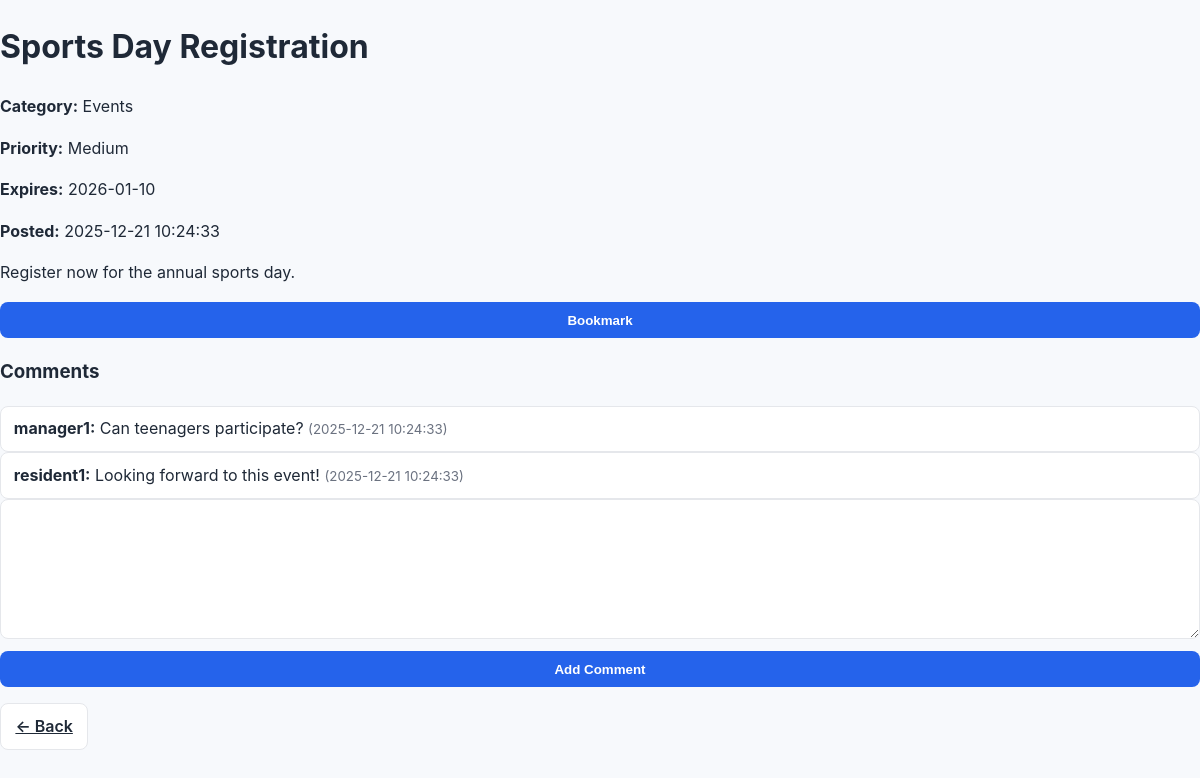
The app's page /view-notice.php?id=3 (signed in) with its own data.
### tables this page shows
CREATE TABLE notices (
  notice_id INT AUTO_INCREMENT PRIMARY KEY,
  title VARCHAR(150) NOT NULL,
  content TEXT NOT NULL,
  category_id INT NOT NULL,
  priority ENUM('High','Medium','Low') DEFAULT 'Low',
  user_id INT NOT NULL,
  expiry_date DATE NULL,
  views INT DEFAULT 0,
  created_at DATETIME DEFAULT CURRENT_TIMESTAMP,
  FOREIGN KEY (category_id) REFERENCES categories(category_id),
  FOREIGN KEY (user_id) REFERENCES users(user_id)
);

CREATE TABLE categories (
  category_id INT AUTO_INCREMENT PRIMARY KEY,
  name VARCHAR(50) UNIQUE NOT NULL,
  description VARCHAR(255),
  color_code VARCHAR(7) DEFAULT '#888888'
);

CREATE TABLE comments (
  comment_id INT AUTO_INCREMENT PRIMARY KEY,
  notice_id INT NOT NULL,
  user_id INT NOT NULL,
  content TEXT NOT NULL,
  status ENUM('pending','approved','rejected') DEFAULT 'pending',
  created_at DATETIME DEFAULT CURRENT_TIMESTAMP,
  FOREIGN KEY (notice_id) REFERENCES notices(notice_id),
  FOREIGN KEY (user_id) REFERENCES users(user_id)
);

CREATE TABLE users (
  user_id INT AUTO_INCREMENT PRIMARY KEY,
  username VARCHAR(50) UNIQUE NOT NULL,
  email VARCHAR(100) UNIQUE NOT NULL,
  password VARCHAR(255) NOT NULL,
  role ENUM('resident','manager','admin') DEFAULT 'resident',
  status ENUM('pending','active','disabled') DEFAULT 'pending',
  remember_token VARCHAR(255) NULL,
  created_at DATETIME DEFAULT CURRENT_TIMESTAMP
);

### includes/database.php (called while the page is built, shortened)
<?php
class Database {
    private static $instance = null;
    private $pdo;
    private function __construct() {
        $dsn = 'mysql:host=' . DB_HOST . ';dbname=' . DB_NAME . ';charset=utf8mb4';
        $options = [
            PDO::ATTR_ERRMODE            => PDO::ERRMODE_EXCEPTION,
            PDO::ATTR_DEFAULT_FETCH_MODE => PDO::FETCH_ASSOC,
            PDO::ATTR_EMULATE_PREPARES   => false,
        ];
        $this->pdo = new PDO($dsn, DB_USER, DB_PASS, $options);
    }
    public static function getInstance(): Database {
        if (self::$instance === null) self::$instance = new Database();
        return self::$instance;
    }
    public function pdo(): PDO {
        return $this->pdo;
    }
}

### models/Notice.php (called while the page is built, shortened)
<?php
require_once __DIR__ . '/../includes/database.php';
class Notice {
    private $pdo;
    public function __construct() {
        $this->pdo = Database::getInstance()->pdo();
    }
    public function find(int $id) {
        $stmt = $this->pdo->prepare("
            SELECT n.*, c.name AS category_name
            FROM notices n
            JOIN categories c ON n.category_id = c.category_id
            WHERE notice_id=?
        ");
        $stmt->execute([$id]);
        return $stmt->fetch(PDO::FETCH_ASSOC);
    }
    public function incrementViews(int $id) {
        $this->pdo->prepare("UPDATE notices SET views = views + 1 WHERE notice_id=?")->execute([$id]);
    }
}

### includes/functions.php (called while the page is built, shortened)
<?php
function is_logged_in(): bool {
    return isset($_SESSION['user']);
}

### models/Bookmark.php (called while the page is built, shortened)
<?php
require_once __DIR__ . '/../includes/database.php';
class Bookmark {
    private $pdo;
    public function __construct() {
        $this->pdo = Database::getInstance()->pdo();
    }
    public function exists(int $userId, int $noticeId): bool {
        $stmt = $this->pdo->prepare("SELECT COUNT(*) FROM bookmarks WHERE user_id = ? AND notice_id = ?");
        $stmt->execute([$userId, $noticeId]);
        return $stmt->fetchColumn() > 0;
    }
}

### models/Comment.php (called while the page is built, shortened)
<?php
require_once __DIR__ . '/../includes/database.php';
class Comment {
    private $pdo;
    public function __construct() {
        $this->pdo = Database::getInstance()->pdo();
    }
    public function listApproved(int $noticeId) {
        $stmt = $this->pdo->prepare(
            "SELECT c.comment_id, c.notice_id, c.user_id, c.content,
                    c.status, c.created_at, u.username
             FROM comments c
             JOIN users u ON c.user_id = u.user_id
             WHERE c.notice_id = ? AND c.status = 'approved'
             ORDER BY c.created_at DESC"
        );
        $stmt->execute([$noticeId]);
        return $stmt->fetchAll(PDO::FETCH_ASSOC);
    }
}

### view-notice.php (the view, shortened to what this page needs)
<?php
require_once __DIR__ . '/includes/functions.php';
require_once __DIR__ . '/models/Notice.php';
require_once __DIR__ . '/models/Bookmark.php';
require_once __DIR__ . '/models/Comment.php';
$notice = new Notice();
$id = isset($_GET['id']) ? (int)$_GET['id'] : 0;
$data = $notice->find($id);
$isBookmarked = false;
if (is_logged_in()) {
    $bookmarkModel = new Bookmark();
    $isBookmarked = $bookmarkModel->exists($_SESSION['user']['user_id'], $id);
}
$commentModel = new Comment();
$comments = $commentModel->listApproved($id);
?>
<!DOCTYPE html>
<html>
<head>
    <link rel="stylesheet" href="assets/css/style.css">
</head>
<body>
    <h1><?= htmlspecialchars($data['title']) ?></h1>
    <p><strong>Category:</strong> <?= htmlspecialchars($data['category_name']) ?></p>
    <p><strong>Priority:</strong> <?= htmlspecialchars($data['priority']) ?></p>
    <p><strong>Expires:</strong> <?= htmlspecialchars($data['expiry_date']) ?></p>
    <p><strong>Posted:</strong> <?= htmlspecialchars($data['created_at']) ?></p>
    <p><?= nl2br(htmlspecialchars($data['content'])) ?></p>
    <?php if (is_logged_in()): ?>
        <form method="post" action="api/bookmarks.php">
            <?php if ($isBookmarked): ?>
                <button type="submit" name="action" value="remove" class="danger">Remove Bookmark</button>
            <?php else: ?>
                <button type="submit" name="action" value="add">Bookmark</button>
            <?php endif; ?>
        </form>
    <?php else: ?>
        <p class="info">Login to bookmark this notice.</p>
    <?php endif; ?>
    <h3>Comments</h3>
    <div id="comment-list">
        <?php if ($comments): ?>
            <?php foreach ($comments as $c): ?>
                <div class="comment">
                    <strong><?= htmlspecialchars($c['username']); ?>:</strong>
                    <?= nl2br(htmlspecialchars($c['content'])); ?>
                    <small>(<?= htmlspecialchars($c['created_at']); ?>)</small>
                </div>
            <?php endforeach; ?>
        <?php else: ?>
            <p class="info">No comments yet.</p>
        <?php endif; ?>
    </div>
    <?php if (is_logged_in()): ?>
        <form method="post" action="controllers/CommentController.php">
            <textarea name="content" required></textarea>
            <button type="submit" name="action" value="add">Add Comment</button>
        </form>
    <?php else: ?>
        <p class="info">Login to add a comment.</p>
    <?php endif; ?>
    <?php
    $role = $_SESSION['user']['role'] ?? '';
    if ($role === 'admin') {
        $dashboardUrl = 'admin/dashboard.php';
    } elseif ($role === 'manager') {
        $dashboardUrl = 'index2.php';
    } else {
        $dashboardUrl = 'index.php';
    }
    ?>
    <p class="mt-2">
      <a href="<?= $dashboardUrl; ?>" class="btn secondary">← Back </a>
    </p>
</body>
</html>

### assets/css/style.css (style rules this page uses)
:root { --bg: #f7f9fc; --card: #ffffff; --text: #1f2937; --muted: #6b7280; --primary: #2563eb; --danger: #dc2626; --success: #16a34a; --border: #e5e7eb; }
* { box-sizing: border-box; }
html, body { height: 100%; }
body { margin: 0; font-family: Inter, system-ui, -apple-system, Segoe UI, Roboto, Arial, sans-serif; color: var(--text); background: var(--bg); line-height: 1.6; }
form { display: grid; gap: 0.75rem; }
input[type="text"], input[type="email"], input[type="password"], input[type="date"], select, textarea { width: 100%; padding: 0.6rem 0.7rem; border: 1px solid var(--border); border-radius: 8px; background: #fff; color: var(--text); outline: none; transition: border-color 0.2s ease, box-shadow 0.2s ease; }
textarea { min-height: 140px; resize: vertical; }
button, .btn { display: inline-flex; align-items: center; justify-content: center; gap: 0.4rem; padding: 0.6rem 0.9rem; border: 1px solid transparent; border-radius: 8px; background: var(--primary); color: #fff; font-weight: 600; cursor: pointer; transition: filter 0.2s ease, transform 0.1s ease; }
button.secondary, .btn.secondary { background: #fff; color: var(--text); border-color: var(--border); }
.comment { background: #fff; border: 1px solid var(--border); border-radius: 8px; padding: 0.6rem 0.8rem; }
.comment small { color: var(--muted); }
.mt-2 { margin-top: 1rem; }

### records on screen
notices: title "Sports Day Registration", category.name "Events", priority "Medium", expiry_date "2026-01-10", created_at "2025-12-21 10:24:33", content "Register now for the annual sports day."
comments: user.username "manager1", content "Can teenagers participate?", created_at "2025-12-21 10:24:33"
comments: user.username "resident1", content "Looking forward to this event!", created_at "2025-12-21 10:24:33"
